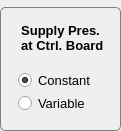
  <widget class="QGroupBox" name="GB_JointSelection_13">
   <property name="geometry">
    <rect>
     <x>494</x>
     <y>350</y>
     <width>121</width>
     <height>131</height>
    </rect>
   </property>
   <property name="font">
    <font>
     <weight>75</weight>
     <bold>true</bold>
    </font>
   </property>
   <property name="styleSheet">
    <string notr="true">QGroupBox {
    border: 1px solid gray;
    border-radius: 5px;
    margin-top: 7px;
}

QGroupBox::title {
    subcontrol-origin: margin;
    left: 8px;
    padding: 0 3px 0 3px;
}
</string>
   </property>
   <property name="title">
    <string/>
   </property>
   <widget class="QRadioButton" name="RBTN_VARIABLE_PRES_MODE">
    <property name="geometry">
     <rect>
      <x>18</x>
      <y>93</y>
      <width>91</width>
      <height>20</height>
     </rect>
    </property>
    <property name="font">
     <font>
      <pointsize>10</pointsize>
     </font>
    </property>
    <property name="text">
     <string>Variable</string>
    </property>
   </widget>
   <widget class="QLabel" name="label_34">
    <property name="geometry">
     <rect>
      <x>0</x>
      <y>17</y>
      <width>121</width>
      <height>41</height>
     </rect>
    </property>
    <property name="font">
     <font>
      <pointsize>10</pointsize>
      <weight>75</weight>
      <bold>true</bold>
     </font>
    </property>
    <property name="text">
     <string>Supply Pres.
 at Ctrl. Board</string>
    </property>
    <property name="alignment">
     <set>Qt::AlignCenter</set>
    </property>
   </widget>
   <widget class="QRadioButton" name="RBTN_CONST_PRES_MODE">
    <property name="geometry">
     <rect>
      <x>18</x>
      <y>70</y>
      <width>81</width>
      <height>20</height>
     </rect>
    </property>
    <property name="font">
     <font>
      <pointsize>10</pointsize>
     </font>
    </property>
    <property name="text">
     <string>Constant</string>
    </property>
    <property name="checked">
     <bool>true</bool>
    </property>
   </widget>
  </widget>
